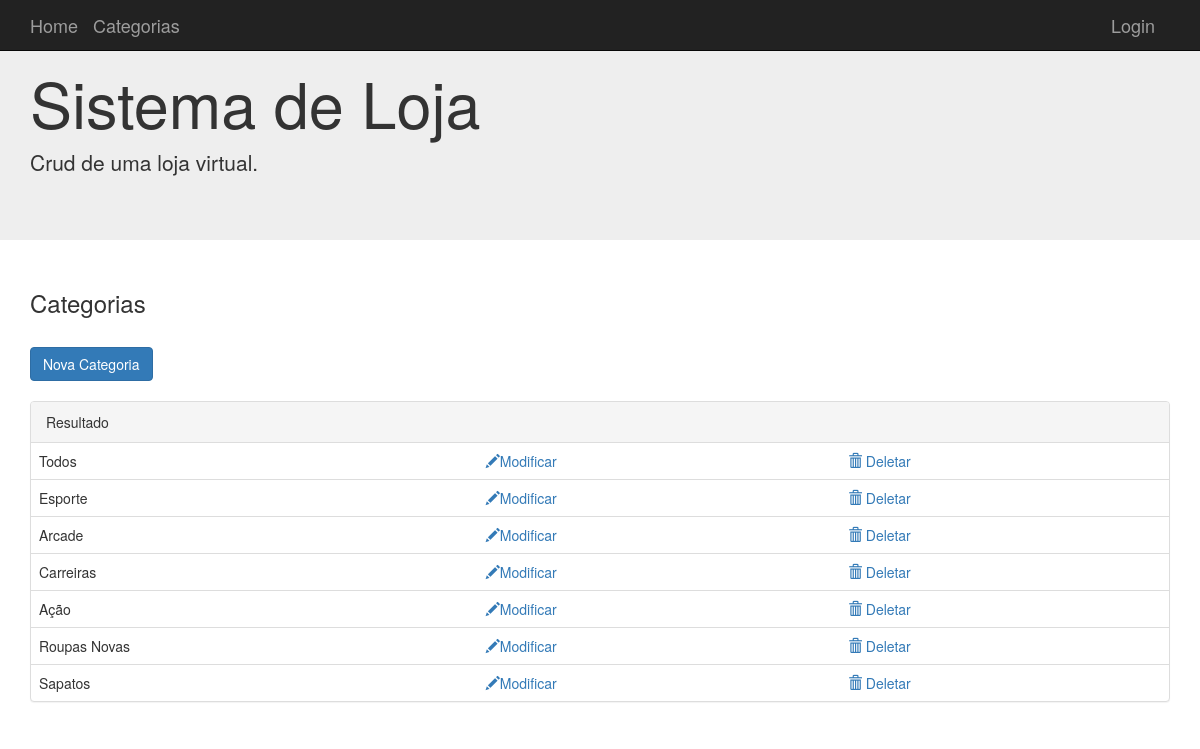
Screenshot of /categorias with the database file from the repository.
### aplicacao/model.py (models this page shows, shortened)
class Categorias(db.Model):
    __tablename__ = 'categorias'
    id = Column(Integer, primary_key=True)
    nome = Column(String(100))
    artigos = relationship("Artigos", backref="Categorias", lazy='dynamic')

### aplicacao/app.py (the view)
@app.route('/categorias')
def categorias():
    categorias = Categorias.query.all()
    return render_template('categorias.html', categorias=categorias)

### aplicacao/templates/categorias.html (shortened to what this page needs)
{% extends "base.html" %}
{% block conteudo %}
    <h3>Categorias</h3>
    <br>
    <a class="btn btn-primary" href="{{url_for('categorias_new')}}" role="button">Nova Categoria</a>
    <br><br>
    <div class="panel panel-default">
        <div class="panel-heading">Resultado</div>
        <table class="table table-hover">
            {% for cat in categorias %}
            <tr>
              <td>{{cat.nome}}</td>
                <td><a href="{{url_for('categorias_edit', id=cat.id)}}"><span class="glyphicon glyphicon-pencil"></span>Modificar</a></td>
                <td><a href="{{url_for('categorias_delete',id=cat.id)}}"><span class="glyphicon glyphicon-trash"></span> Deletar</a></td>
            </tr>
            {% endfor %}
      </table>
    </div>
{% endblock %}

### rows the page displays
Categorias: nome "Todos"
Categorias: nome "Esporte"
Categorias: nome "Arcade"
Categorias: nome "Carreiras"
Categorias: nome "Ação"
Categorias: nome "Roupas Novas"
Categorias: nome "Sapatos"
